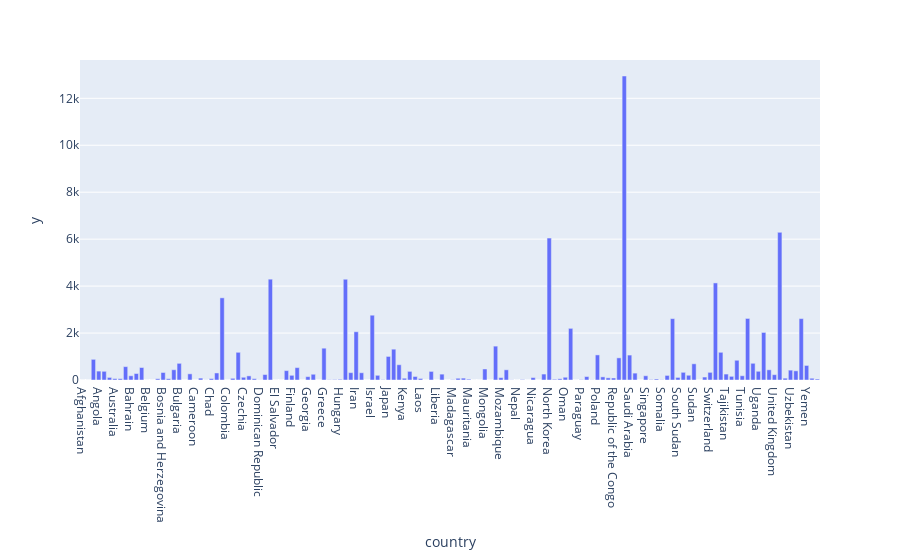

Notebook code cell kept with this figure:
### Code cell
iplot(fig)

### Figure 1 — Plotly figure (JSON) as saved in the notebook; plotly's stock layout.template omitted (floating-point values rounded to 4 significant figures; data arrays with more than 128 entries replaced by an {"elided": "..."} marker saying what was removed)
{"data": [{"alignmentgroup": "True", "hovertemplate": "country=%{x}<br>y=%{y}<extra></extra>", "legendgroup": "", "marker": {"color": "#636efa", "pattern": {"shape": ""}}, "name": "", "offsetgroup": "", "orientation": "v", "showlegend": false, "textposition": "auto", "type": "bar", "x": {"elided": "138 str values"}, "xaxis": "x", "y": {"elided": "138 int values"}, "yaxis": "y"}], "layout": {"barmode": "relative", "legend": {"tracegroupgap": 0}, "margin": {"t": 60}, "xaxis": {"anchor": "y", "domain": [0, 1], "title": {"text": "country"}}, "yaxis": {"anchor": "x", "domain": [0, 1], "title": {"text": "y"}}}}
